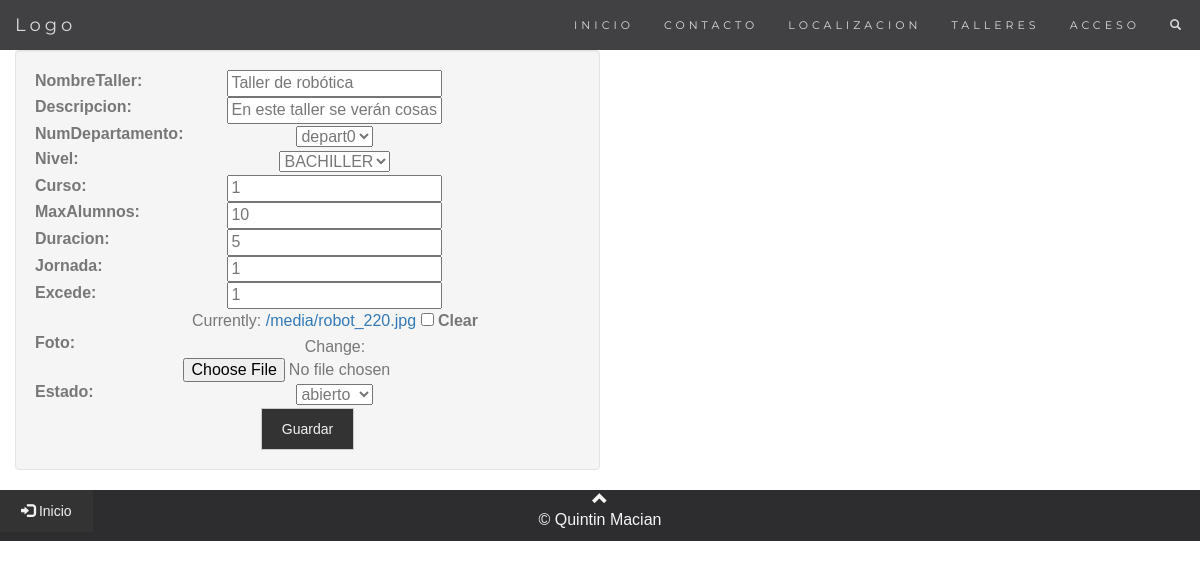
Page /taller/update/0 on the earlier database version.
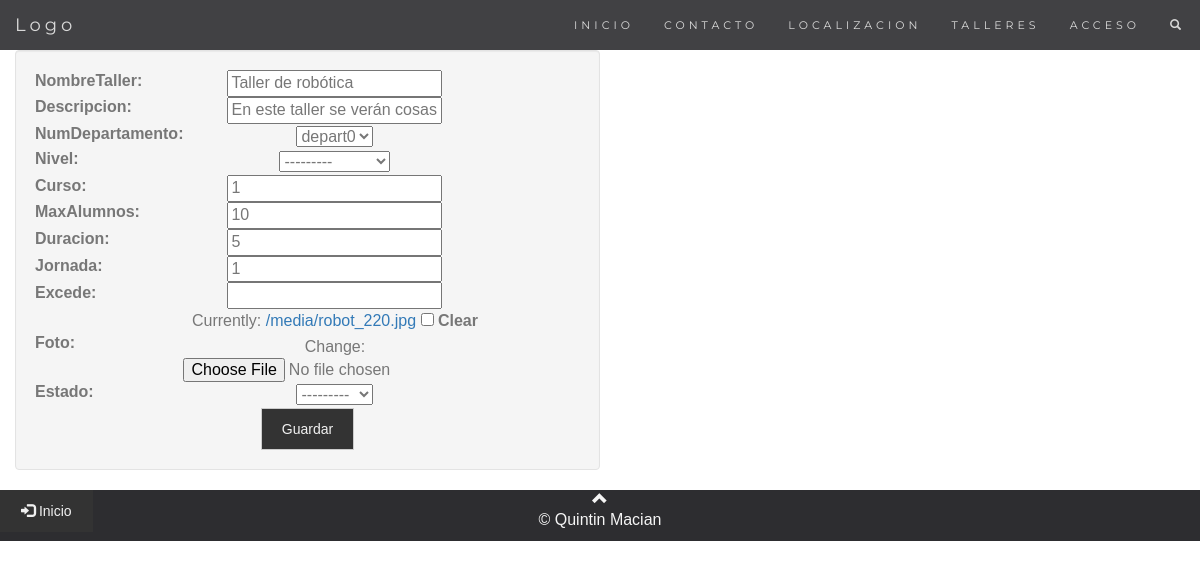
Same page on the later database version.
### talleres/models.py (models this page shows, shortened)
class Taller(models.Model):
    Numero = models.AutoField(primary_key=True)
    NombreTaller = models.CharField(max_length=50)
    Descripcion = models.CharField(max_length=150)
    NumDepartamento = models.ForeignKey(Departamento, on_delete=models.CASCADE)
    NIVEL = ((1,'ESO'), (2, 'BACHILLER'), (3,'CFGM'), (4,'CFGS'), (5,'PQPI'))
    nivel = models.PositiveSmallIntegerField(choices=NIVEL, null=True)
    curso = models.IntegerField()
    MaxAlumnos = models.IntegerField()
    duracion = models.IntegerField()
    jornada = models.IntegerField()
    excede = models.IntegerField(null=True)
    foto = models.ImageField(blank=True, null=True, upload_to = 'media/', default='/media/default.jpg')
    ESTADO = ((1, 'abierto'),(2, 'cerrado'))
    estado = models.PositiveSmallIntegerField(choices=ESTADO, null=True)
    idAlumnoTaller = models.ManyToManyField(Alumno, through='AlumnoTaller')
    idProfesorTaller = models.ManyToManyField(Profesor, through='ProfesorTaller')

### talleres/views.py (the view)
# urls.py: url('^taller/update/(?P<pk>[\w-]+)$', views.TallerUpdateView.as_view(), name='taller_update'),
class TallerUpdateView(UpdateView):
    model = Taller
    fields = ('Numero', 'NombreTaller','Descripcion','NumDepartamento','nivel', 'curso','MaxAlumnos','duracion','jornada','excede','foto', 'estado')
    template_name_suffix = "_update_form"
    success_url = reverse_lazy('listataller')

### talleres/models.py (called while the page is built)
    def __str__(self):
        return self.nombre

### talleres/templates/talleres/taller_update_form.html (shortened to what this page needs)
{% extends "base.html" %}
  {% block content %}
    <div id="hueco" style="height: 50px;"> </div>
        <div id="alta" class="container text-center">
        <div class="row">
        <div class="col-md-6 well well-xs">
        <form method="POST" class="post-form" enctype="multipart/form-data">{% csrf_token %}
              <table>
            {{ form.as_table }}
            </table>
          <button type="submit" class="save btn btn-default">Guardar</button>
        </form>
        </div>
        </div>
        </div>
    {% endblock content %}

Differences in the rows shown:
changed Taller "Taller de robótica": nivel "BACHILLER" → "---------"; excede "1" → (not shown); estado "abierto" → "---------"
